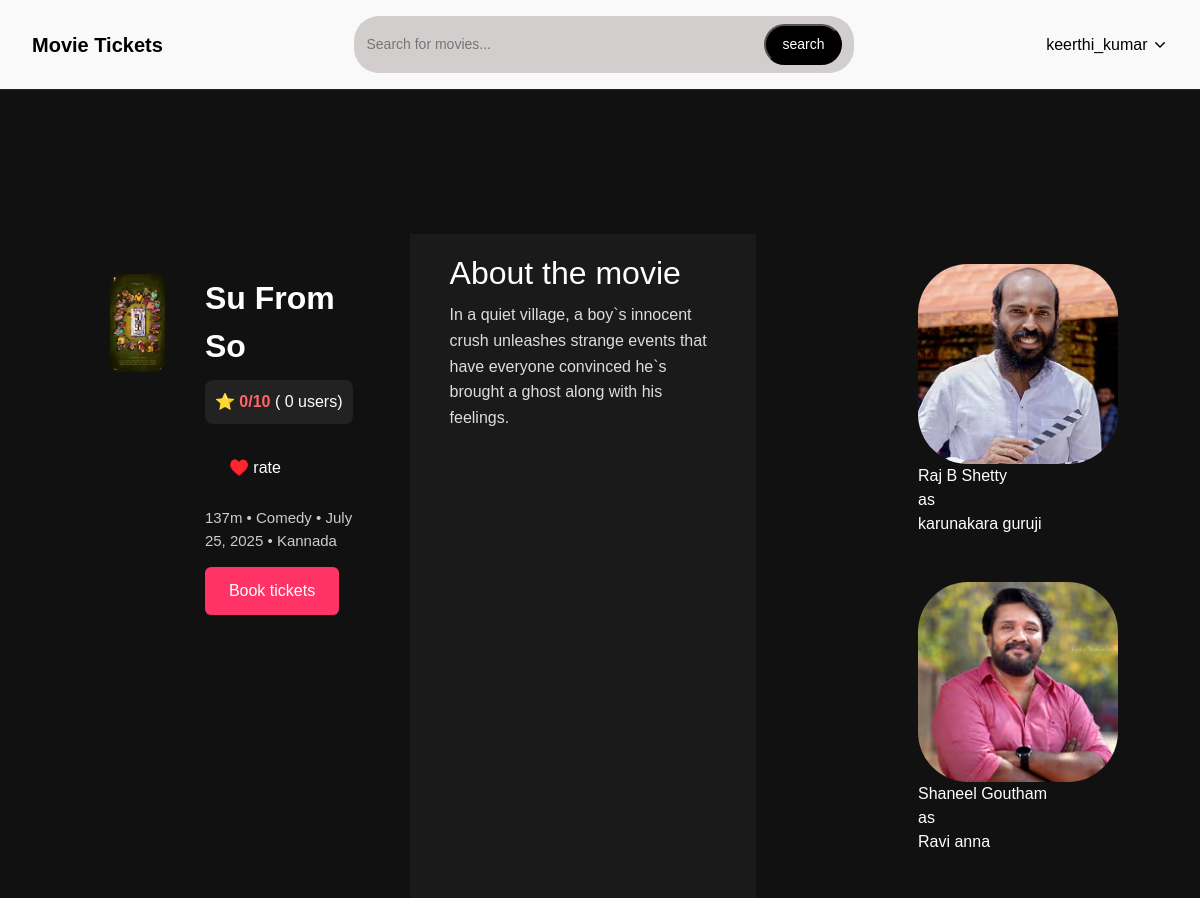
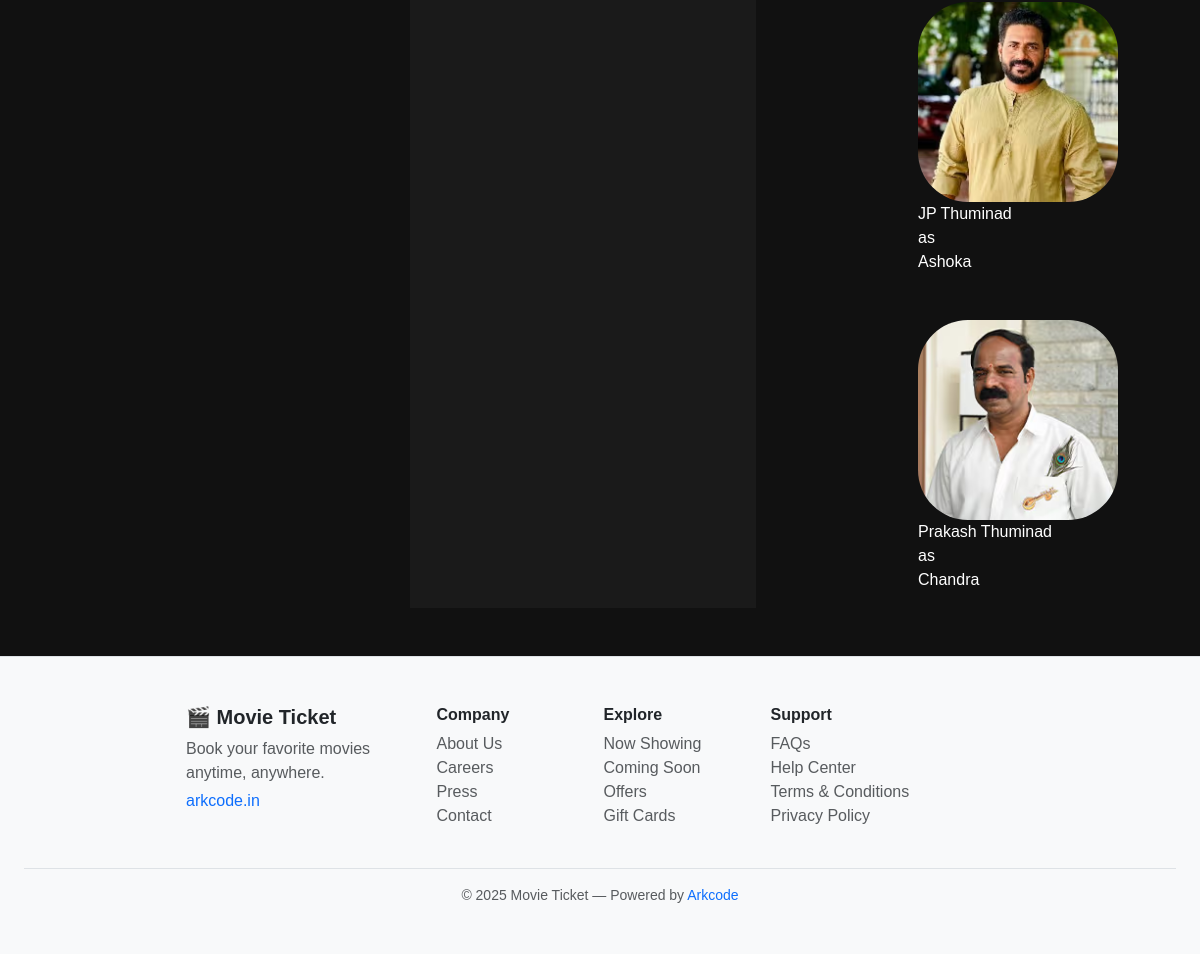
Screenshot of /movies/movie/Su-From-So-2025-07-25-Comedy-Kannada/ (signed in) with the database file from the repository (2 pictures, top to bottom).
### accounts/models.py (models this page shows)
class User(AbstractUser):
    phone = models.IntegerField(unique=True,
                null=True,blank=True)
    is_theater_manager = models.BooleanField(default=False,
                    null=True,blank=True)
    is_approved = models.BooleanField(default=False)
    otp = models.IntegerField(null=True,blank=True)
    otp_verified = models.BooleanField(default=False)
    otp_expierd = models.DateTimeField(null=True,blank=True)

### movies/models.py (models this page shows, shortened)
class Movie(models.Model):
    title = models.CharField(max_length=255)
    genre = models.CharField(max_length=255,choices=genres,null=True,blank=True)
    language = models.CharField(max_length=255,choices=languages,null=True,blank=True)
    synopsis = models.TextField(null=True,blank=True)
    duration_minutes = models.IntegerField(null=True,blank=True)
    release_date = models.DateField(null=True,blank=True)
    trailer_url = models.URLField(null=True,blank=True)
    status = models.CharField(max_length=255,choices=[('Upcoming','Upcoming'),
                                        ('Released','Released')],null=True,blank=True)
    created_at = models.DateTimeField(auto_now_add=True)
    movie_image = models.ImageField(upload_to='movies/',null=True,blank=True,default=None)
    slug = models.CharField(max_length=2000,null=True,blank=True)

class Cast(models.Model):
    movie = models.ForeignKey(Movie, on_delete=models.CASCADE, related_name='casts')
    name = models.CharField(max_length=255)
    role = models.CharField(max_length=255,null=True,blank=True)
    image = models.ImageField(upload_to='casts/',null=True,blank=True)

### movies/views.py (the view)
# urls.py: path('movie/<slug>/',views.MovieView,name='movie')
def MovieView(request,slug):
    movie = Movie.objects.get(slug=slug)
    casts = Cast.objects.filter(movie=movie)
    reviews = Review.objects.filter(movie=movie)
    rating = reviews.aggregate(avg=Avg('rating') )['avg']
    if rating is None:
        rating=0
    if (rating - int(rating)) > 0:
        rating = '{:.1f}'.format(rating)
    else :
        rating = int(rating)
    context = {
        'movie': movie,
        'casts': casts,
        'reviews':reviews,
        'rating': rating ,
        'today' : datetime.today().date()    }
    return render(request, 'movies/movie.html', context)

### templates/movies/movie.html (shortened to what this page needs)
{% extends 'base.html' %}
{% block content %}
{% load static %}
<link rel="stylesheet" href="{% static 'css/movie.css' %}">
  <div class="container">
    <div class="poster">
      <img src="{{movie.movie_image.url}}" alt="Yuddhakaanda Chapter 2 Poster">
    </div>
    <div class="details">
      <div class="title">{{movie.title}}</div>
      <div class="rating-box">
        ⭐ <span>{{rating}}/10</span> ( {{reviews|length}} users)
      </div>
      <div>
        <a href="{% url 'add_review' movie.slug %}"><button id="rate">♥️ rate</button></a>
      </div>
      <div class="info">
        {{movie.duration_minutes}}m • {{movie.genre}} • {{movie.release_date}} • {{movie.language}}
      </div>
    <a href="{% url 'theater_showtime' movie.slug today %}">  <button class="book-btn">Book tickets</button></a> <br>
    </div>
  </div>
  <div class="about-section">
    <h2>About the movie</h2>
    <p>
      {{movie.synopsis}}
    </p>
  </div>
  <div class="cast-section">
   <div class="row">
     {% for actor in casts %}
    <div class="col-auto">
        <img src="{{actor.image.url}}" alt="" class="actor-img"> <br>
    <p>{{actor.name}} <br> as <br>{{actor.role}}</p>
    </div>
    {% endfor %}
   </div>
  </div>
  {% include 'reviews/reviews.html' %}
{% endblock %}

### templates/partials/header1.html (shortened to what this page needs)
{% load static %}
<link rel="stylesheet" href="{% static 'css/header2.css' %}">
<header class="header">
  <div class="logo">Movie Tickets</div>
  <div class="search-container">
    <input type="text" placeholder="Search for movies..." class="search-input" />
    <button class="search-btn">search</button>
  </div>
  <div class="auth-buttons">
    {% if user.is_authenticated %}
      <div class="user-dropdown">
        <button class="user-btn">{{ user.username }} <img src="{% static 'img/chevron-down-16.svg' %}" alt=""></button>
      </div>
    {% else %}
      <a href="{% url 'login' %}" class="auth-link">Login</a>
      <a href="{% url 'register' %}" class="auth-btn">Register</a>
    {% endif %}
  </div>
</header>

### static/css/header2.css (style rules this page uses)
* { margin: 0; padding: 0; box-sizing: border-box; }
body { background-color: #f8f7f7; font-family: 'Segoe UI', sans-serif; color: rgb(12, 12, 12); }
.header { display: flex; align-items: center; justify-content: space-between; background-color: #f9f9f9; padding: 16px 32px; border-bottom: 1px solid #222; }
.logo { font-size: 20px; font-weight: bold; color: #000000; }
.search-container { display: flex; align-items: center; background-color: #d2cece; padding: 8px 12px; border-radius: 25px; width: 50%; max-width: 500px; }
.search-input { flex: 1; background: transparent; border: none; outline: none; color: rgb(8, 8, 8); font-size: 14px; padding-right: 10px; }
.search-btn { background-color: #000000; color: white; padding: 8px 16px; border-radius: 25px; text-decoration: none; font-size: 14px; font-weight: 500; cursor: pointer; }
.auth-buttons { display: flex; align-items: center; gap: 16px; }
.user-dropdown { position: relative; display: inline-block; }
.user-btn { background: none; border: none; font-size: 16px; cursor: pointer; }

### static/css/messages.css (style rules this page uses)
body { margin: 0; padding: 0; }

### static/css/movie.css (style rules this page uses)
body { font-family: Arial, sans-serif; color: #fff; padding: 0; background-color: #111; }
.container { display: flex; padding: 40px; background-color: #111; }
.poster { flex: 1; max-width: 250px; margin-right: 40px; }
.poster img { width: 100%; border-radius: 10px; }
.details { flex: 3; }
.title { font-size: 32px; font-weight: bold; }
.rating-box { margin-top: 10px; background-color: #222; padding: 10px; border-radius: 8px; display: inline-block; font-size: 16px; }
.rating-box span { color: #f66; font-weight: bold; }
.info { margin: 15px 0; font-size: 15px; color: #ccc; }
.book-btn { padding: 12px 24px; background-color: #ff3366; border: none; border-radius: 6px; color: #fff; font-size: 16px; cursor: pointer; transition: background 0.3s ease; }
#rate { padding: 12px 24px; background-color:transparent; border: none; border-radius: 6px; color: #fff; font-size: 16px; cursor: pointer; transition: background 0.3s ease; margin-top: 20px; }
.about-section { padding: 20px 40px; background-color: #1a1a1a; }
.about-section h2 { margin-bottom: 10px; }
.about-section p { color: #ddd; line-height: 1.6; }

### static/css/reviews.css (style rules this page uses)
body { font-family: Arial, sans-serif; }

### templates/movies/movie.html (style rules this page uses)
.col-auto { float : left; margin-top: 30px; }
.row { margin-left: 150px; margin-right: auto; }
.actor-img { border-radius: 50px; width: 200px; height: 200px; }

### rows the page displays
User: username "keerthi_kumar"
Movie: movie_image (picture), title "Su From So", duration_minutes "137", genre "Comedy", release_date "July 25, 2025", language "Kannada", synopsis "In a quiet village, a boy`s innocent crush unleashes strange events that have everyone convinced he`s brought a ghost along with his feelings."
Cast: image (picture), name "Raj B Shetty", role "karunakara guruji"
Cast: image (picture), name "Shaneel Goutham", role "Ravi anna"
Cast: image (picture), name "JP Thuminad", role "Ashoka"
Cast: image (picture), name "Prakash Thuminad", role "Chandra"

### other values shown
{{ rating }} "0"
{{ reviews|length }} "0"
